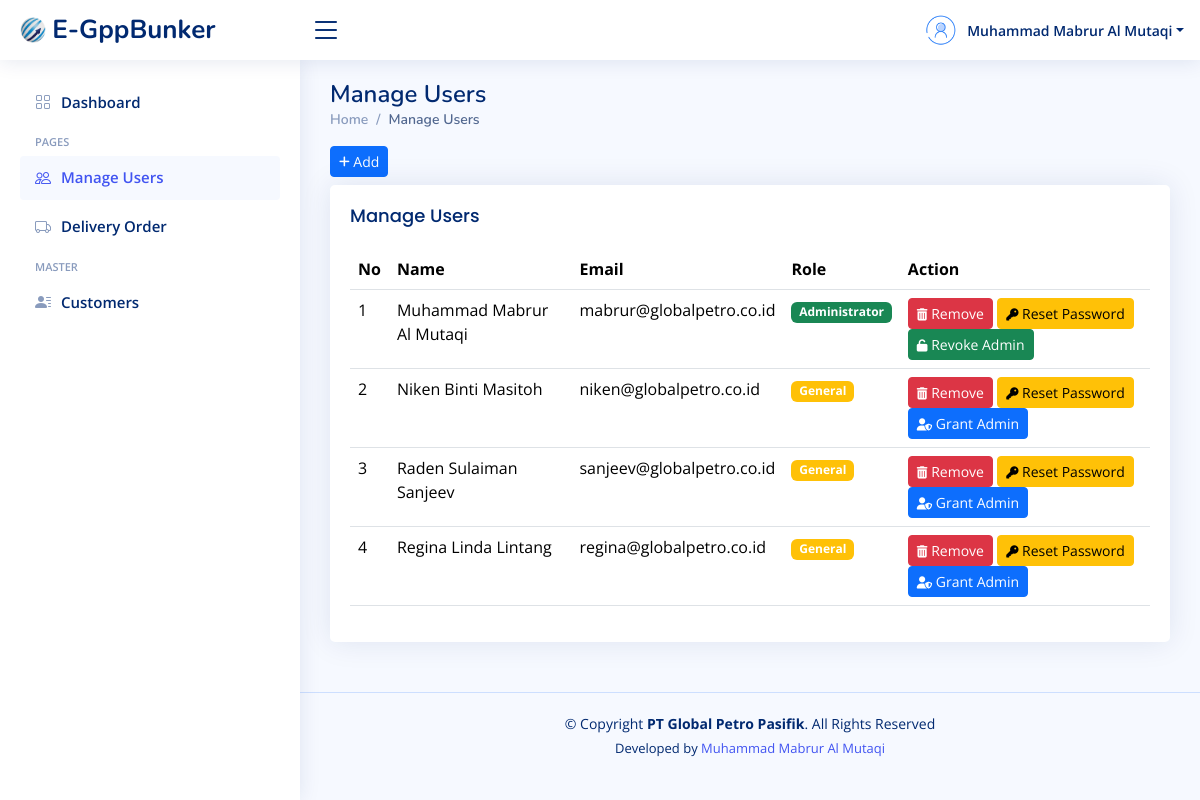
The page /manage-users.php (signed in) on the database its author committed.
### tables this page shows
CREATE TABLE `users` (
  `id_user` int(11) NOT NULL,
  `nama` varchar(50) NOT NULL,
  `email` varchar(50) NOT NULL,
  `password` varchar(255) NOT NULL,
  `is_admin` tinyint(1) NOT NULL DEFAULT 0
);

### manage-users.php (the view, shortened to what this page needs)
<?php
    include "koneksi.php";
?>
<!DOCTYPE html>
<html lang="en">
<?php
    include "layouts/head-css.php";
?>
<body>
<?php
    include "layouts/header.php";
?>
<?php
    include "layouts/sidebar.php";
?>
  <main id="main" class="main">
    <div class="pagetitle">
      <h1>Manage Users</h1>
      <nav>
        <ol class="breadcrumb">
          <li class="breadcrumb-item"><a href="index.php">Home</a></li>
          <li class="breadcrumb-item active">Manage Users</li>
        </ol>
      </nav>
    </div>
    <a href="tambah-user.php" class="btn btn-primary btn-sm mb-2"><i class="fa fa-plus fa-sm"></i> Add</a>
    <section class="section">
      <div class="row">
        <div class="col-lg-12">
          <div class="card">
            <div class="card-body">
              <h5 class="card-title">Manage Users</h5>
                <div class="table-responsive">
                    <table class="table datatable table table-hover">
                      <thead>
                        <tr>
                          <th>No</th>
                          <th>Name</th>
                          <th>Email</th>
                          <th>Role</th>
                          <th>Action</th>
                        </tr>
                      </thead>
                      <tbody>
                      <?php
                          $no = 1;
                          $query = "SELECT * FROM users";
                          $tampil = mysqli_query($koneksi, $query);
                          if (mysqli_num_rows($tampil) > 0) {
                              while ($data = mysqli_fetch_assoc($tampil)){
                      ?>
                        <tr>
                          <td><?= $no++?></td>
                          <td><?= $data['nama']?></td>
                          <td><?= $data['email']?></td>
                          <td><span class="badge <?= ($data['is_admin'] == true) ? 'bg-success' : 'bg-warning'?>"><?= ($data['is_admin'] == true) ? 'Administrator' : 'General'?></span></td>
                          <td>
                              <a href="#" class="btn btn-danger btn-sm" onclick="return confirmRemove(<?= $data['id_user']?>);"><i class="fa fa-trash fa-sm"></i> Remove</a>
                              <a href="reset-password.php?id_user=<?= $data['id_user']?>" class="btn btn-warning btn-sm"><i class="fa fa-key fa-sm"></i> Reset Password</a>
                              <?php
                                  if($data['is_admin']==true){
                                      echo '<a href="#" class="btn btn-success btn-sm" onclick="return confirmRemoveAdmin(' . $data['id_user'] . ');"><i class="fa fa-unlock-alt fa-sm"></i> Revoke Admin</a>';
                                  } else {
                                      echo '<a href="#" class="btn btn-primary btn-sm" onclick="return confirmMakeAdmin(' . $data['id_user'] . ');"><i class="fa fa-user-shield fa-sm"></i> Grant Admin</a>';
                                  }
                              ?>
                          </td>
                        </tr>
                      <?php
                          }
                      } else {
                      ?>
                          <tr>
                              <td colspan="5" class="text-center">Tidak ada data</td>
                          </tr>
                      <?php } ?>
                      </tbody>
                    </table>
                </div>
            </div>
          </div>
        </div>
      </div>
    </section>
  </main>
<?php
    include "layouts/footer.php";
?>
</body>
</html>

### assets/css/style.css (style rules this page uses)
:root { scroll-behavior: smooth; }
body { font-family: "Open Sans", sans-serif; background: #f6f9ff; color: #444444; }
a { color: #4154f1; text-decoration: none; }
h1, h2, h3, h4, h5, h6 { font-family: "Nunito", sans-serif; }
#main { margin-top: 60px; padding: 20px 30px; transition: all 0.3s; }
.pagetitle { margin-bottom: 10px; }
.pagetitle h1 { font-size: 24px; margin-bottom: 0; font-weight: 600; color: #012970; }
.card { margin-bottom: 30px; border: none; border-radius: 5px; box-shadow: 0px 0 30px rgba(1, 41, 112, 0.1); }
.card-title { padding: 20px 0 15px 0; font-size: 18px; font-weight: 500; color: #012970; font-family: "Poppins", sans-serif; }
.card-body { padding: 0 20px 20px 20px; }
.breadcrumb { font-size: 14px; font-family: "Nunito", sans-serif; color: #899bbd; font-weight: 600; }
.breadcrumb a { color: #899bbd; transition: 0.3s; }
.breadcrumb .breadcrumb-item::before { color: #899bbd; }
.breadcrumb .active { color: #51678f; font-weight: 600; }
@media (min-width: 1200px) { #main, #footer { margin-left: 300px; } }

### rows shown on the page
users: nama "Muhammad Mabrur Al Mutaqi", email "mabrur@globalpetro.co.id", is_admin "Administrator"
users: nama "Niken Binti Masitoh", email "niken@globalpetro.co.id", is_admin "General"
users: nama "Raden Sulaiman Sanjeev", email "sanjeev@globalpetro.co.id", is_admin "General"
users: nama "Regina Linda Lintang", email "regina@globalpetro.co.id", is_admin "General"

### other values the page prints
$nama "Muhammad Mabrur Al Mutaqi"
